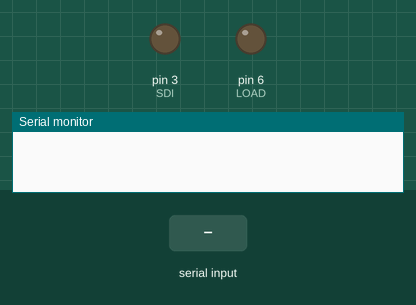
This sketch was run on a simulated Arduino Uno, built with avr-gcc and run on an emulated ATmega328P. Shown: output pins drawn as LEDs (lit = HIGH), the last lines printed to the serial monitor. Inputs (shaded band) come from the test bench. Pins used as bus, display or sensor lines are not drawn.

Above: at 1.2 s.
1.3 s: "90,45\n" received over Serial
At 1.8 s:
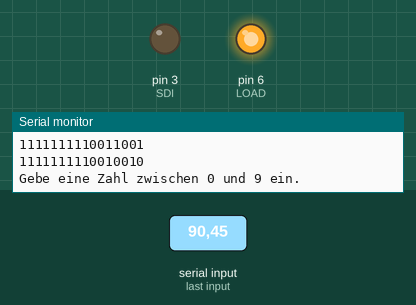
2.9 s: "30,150\n" received over Serial
At 4.2 s:
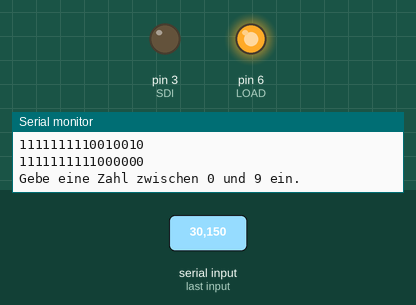
4.5 s: "200\n" received over Serial
At 5.2 s:
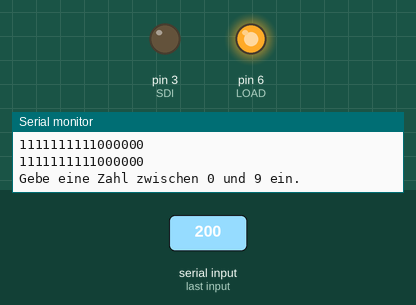
Timing chart, 0 to 7.5 s (numbered marks = the images above; inputs shaded):
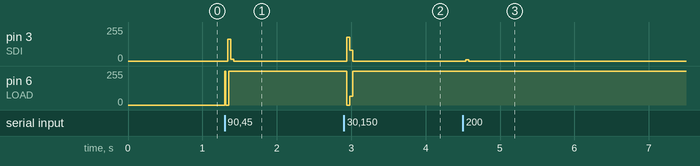

Measured:
- after the input at 1.3 s, pin 3 (SDI): 0/255 → 164/255 at once, → 13/255 0.04 s later, → 0/255 0.04 s later; pin 6 (LOAD): 0/255 → 255/255 at once
- after the input at 2.9 s, pin 3 (SDI): 0/255 → 177/255 at once, → 79/255 0.04 s later, → 0/255 0.04 s later; pin 6 (LOAD): 255/255 → 0/255 at once, → 67/255 0.04 s later, → 255/255 0.04 s later
- after the input at 4.5 s, pin 3 (SDI): 0/255 → 10/255 at once, → 0/255 0.04 s later

The sketch:

7_segment_display_basic.ino
```cpp
int SDI = 3; // Serial Data Input
int SCLK = 5; // Serial Clock - Signal, das Datentransfer synchronisiert
int LOAD = 6; // Signal, das SDI Daten an Displayspeicher sendet

int userInput = -1; // Um sicherzustellen, dass es zunaechst keiner gueltigen Eingabe entspricht

// Low-Aktiv - 10 Ziffern mit jeweils 16 Bits
int zahlen[10][16] = {
  { 1, 1, 1, 1, 1, 1, 1, 1, 1, 1, 0, 0, 0, 0, 0, 0 }, // 0
  { 1, 1, 1, 1, 1, 1, 1, 1, 1, 1, 1, 1, 1, 0, 0, 1 }, // 1
  { 1, 1, 1, 1, 1, 1, 1, 1, 1, 0, 1, 0, 0, 1, 0, 0 }, // 2
  { 1, 1, 1, 1, 1, 1, 1, 1, 1, 0, 1, 1, 0, 0, 0, 0 }, // 3
  { 1, 1, 1, 1, 1, 1, 1, 1, 1, 0, 0, 1, 1, 0, 0, 1 }, // 4
  { 1, 1, 1, 1, 1, 1, 1, 1, 1, 0, 0, 1, 0, 0, 1, 0 }, // 5
  { 1, 1, 1, 1, 1, 1, 1, 1, 1, 0, 0, 0, 0, 0, 1, 0 }, // 6
  { 1, 1, 1, 1, 1, 1, 1, 1, 1, 1, 1, 1, 1, 0, 0, 0 }, // 7
  { 1, 1, 1, 1, 1, 1, 1, 1, 1, 0, 0, 0, 0, 0, 0, 0 }, // 8
  { 1, 1, 1, 1, 1, 1, 1, 1, 1, 0, 0, 1, 0, 0, 0, 0 }  // 9
};

void setup() {
  Serial.begin(9600); // Start der seriellen Kommunikation mit Baudrate 9600
  pinMode(SDI, OUTPUT);
  pinMode(SCLK, OUTPUT);
  pinMode(LOAD, OUTPUT);
}

void sendToDisplay(int ziffer) { // * = Array-Parameter
  digitalWrite(LOAD, LOW); // LOAD auf LOW, um Latch-Vorgang zu aktivieren - Speichermodus
  for (int i = 0; i < 16; i++) { // Schleife fuer 16 Bit Muster
    digitalWrite(SCLK, LOW);
    digitalWrite(SDI, zahlen[ziffer][i]);
    Serial.print(zahlen[ziffer][i]);
    digitalWrite(SCLK, HIGH);
  }
  Serial.println("\n");
  digitalWrite(LOAD, HIGH);
}

void loop() {
  if (Serial.available() > 0) {
    userInput = Serial.read() - '0'; // ASCII zu integer
    if (userInput >= 0 && userInput <= 9) {
      sendToDisplay(userInput);
    } else {
      Serial.println("Gebe eine Zahl zwischen 0 und 9 ein.");
    }
  }
}
```
